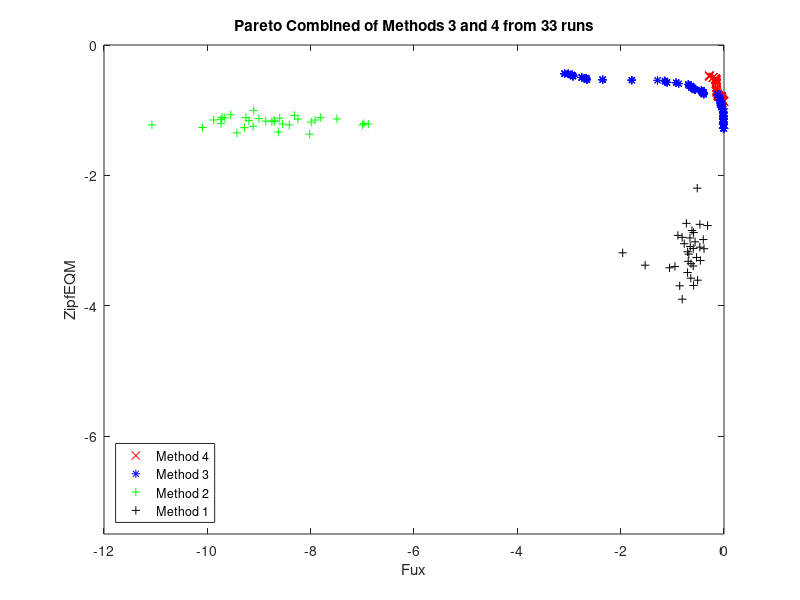

Write the MATLAB code that produced this figure.
close all
clear all

%convMeanIP = load('0F_900InitPopParetoCombined_33_p300_c0.7_m0.3_M_2016_12_10_9_39_17.mid.dat')
%convMeanPC = load('C+trigram0F_900InitPopC+C+C+C+C+C+C+ParetoCombined_33_p300_c0.7_m0.3_M_2017_2_20_13_27_0.mid.dat')
convMeanIP = load('Copy0F_900InitPopParetoCombined_33_p300_c0.7_m0.3_M_2017_2_23_21_48_8.mid.dat')
convMeanPC = load('C+Copy_0F_900InitPopC+C+CParetoCombined_33_p300_c0.7_m0.3_M_2017_2_21_22_18_57.mid.dat')

bestZipf = load('2F_1_zipf33_p300_c0.9_m0.1.dat')
bestFux = load('1F_1_fux33_p300_c0.9_m0.1.dat')
plot(convMeanIP(:,1), convMeanIP(:,2), 'rx')
hold
axis([-12 0 -7.5 0])
plot(convMeanPC(:,1), convMeanPC(:,2), 'b*')
plot(bestZipf(:,1), bestZipf(:,2), 'g+')
plot(bestFux(:,1), bestFux(:,2), 'k+')
xlabel ('Fux')
ylabel ('ZipfEQM')
legend('Method 4', 'Method 3', 'Method 2', 'Method 1')
legend('location','southwest')
title('Pareto Combined of Methods 3 and 4 from 33 runs')
